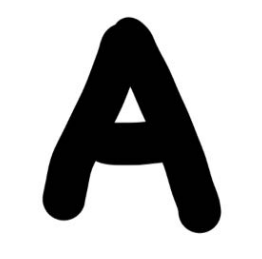
#> input picture 我的手写字母/A.png, 262 x 259 px; its folder holds only this picture in this run
$ jupyter execute --allow-errors '图片转矩阵.ipynb'
#> lines starting #> are read from the running program, lines starting #| are printed output that depends on the picture
[cell 1]
import pandas as pd
import numpy as np
from PIL import Image,ImageFilter
from matplotlib import pyplot as plt
from itertools import combinations
import os

[cell 2]
def image_to_matrix(image_path):
#> called with image_path = '我的手写字母/A.png'
    img = Image.open(image_path)
#> img is the input picture: PIL image 262x259 RGBA; mean R, G, B, A 185.4, 185.4, 185.4, 255
    img = img.convert('L')
#> img: PIL image 262x259 L
    img_matrix = np.array(img)
    img_matrix = np.delete(img_matrix, np.where(np.all(img_matrix == 255, axis=1)), axis=0)
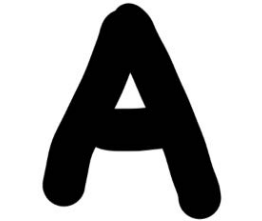
#> img_matrix: shape (221, 262); min 0, max 255, mean 173.4
    img_matrix = np.delete(img_matrix, np.where(np.all(img_matrix == 255, axis=0)), axis=1)
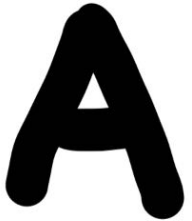
#> img_matrix: shape (221, 192); min 0, max 255, mean 143.7
    img_matrix = Image.fromarray(img_matrix)
    img_matrix = img_matrix.resize((28,28))
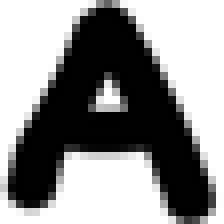
#> img_matrix: PIL image 28x28 L (shown 8 times larger); min 0, max 255, mean 143.6
    img_matrix = np.array(img_matrix).reshape(1,-1)
    return img_matrix[0]

[cell 3]
path = ["我的手写字母/"+i for i in os.listdir("我的手写字母")]
path

[cell 4]
data_ = [image_to_matrix(i) for i in path]
#> data_ = 1 item

[cell 5]
d = pd.DataFrame(data_)
#> d = table of 1 rows and 784 columns
#将d中为负数的值加256
d[d<0] = d[d<0] + 256

[cell 6]
d
#> Out = table of 1 rows and 784 columns

$ run again, on 我的手写字母/E.png
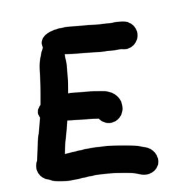
#> input picture 我的手写字母/E.png, 185 x 191 px
#> in image_to_matrix, img is the input picture: PIL image 185x191 RGBA; mean R, G, B, A 183.8, 183.8, 183.8, 255
#> img: PIL image 185x191 L
#> in image_to_matrix, `img_matrix = np.delete(img_matrix, np.where(np.all(img_matrix == 255, ..`:
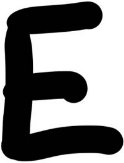
#> img_matrix: shape (163, 124); min 0, max 255, mean 130.4
#> in image_to_matrix, `img_matrix = img_matrix.resize((28,28))`:
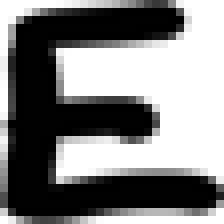
#> img_matrix: PIL image 28x28 L (shown 8 times larger); min 0, max 255, mean 130
#> data_ = 1 item
#> d = table of 1 rows and 784 columns

$ run again, on 我的手写字母/F.png
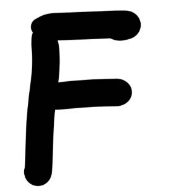
#> input picture 我的手写字母/F.png, 170 x 191 px
#> in image_to_matrix, img is the input picture: PIL image 170x191 RGBA; mean R, G, B, A 186, 186, 186, 255
#> img: PIL image 170x191 L
#> in image_to_matrix, `img_matrix = np.delete(img_matrix, np.where(np.all(img_matrix == 255, ..`:
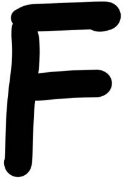
#> img_matrix: shape (179, 124); min 0, max 255, mean 154.1
#> in image_to_matrix, `img_matrix = img_matrix.resize((28,28))`:
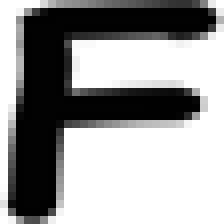
#> img_matrix: PIL image 28x28 L (shown 8 times larger); min 0, max 255, mean 153.7
#> data_ = 1 item
#> d = table of 1 rows and 784 columns

$ run again, on 我的手写字母/G.png
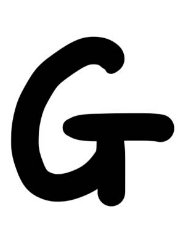
#> input picture 我的手写字母/G.png, 188 x 228 px
#> in image_to_matrix, img is the input picture: PIL image 188x228 RGBA; mean R, G, B, A 184.9, 184.9, 184.9, 255
#> img: PIL image 188x228 L
#> in image_to_matrix, `img_matrix = np.delete(img_matrix, np.where(np.all(img_matrix == 255, ..`:
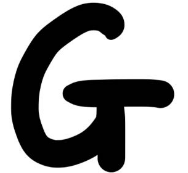
#> img_matrix: shape (173, 188); min 0, max 255, mean 162.7
#> in image_to_matrix, `img_matrix = img_matrix.resize((28,28))`:
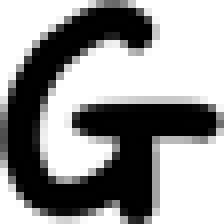
#> img_matrix: PIL image 28x28 L (shown 8 times larger); min 0, max 255, mean 151.2
#> data_ = 1 item
#> d = table of 1 rows and 784 columns

$ run again, on 我的手写字母/B.png
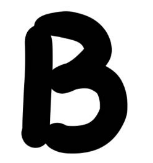
#> input picture 我的手写字母/B.png, 153 x 163 px
#> in image_to_matrix, img is the input picture: PIL image 153x163 RGBA; mean R, G, B, A 153.9, 153.9, 153.9, 255
#> img: PIL image 153x163 L
#> in image_to_matrix, `img_matrix = np.delete(img_matrix, np.where(np.all(img_matrix == 255, ..`:
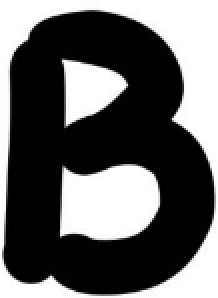
#> img_matrix: shape (149, 109) (shown 2 times larger); min 0, max 255, mean 99.7
#> in image_to_matrix, `img_matrix = img_matrix.resize((28,28))`:
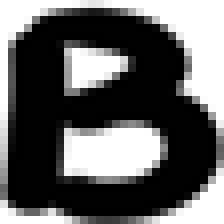
#> img_matrix: PIL image 28x28 L (shown 8 times larger); min 0, max 255, mean 99.4
#> data_ = 1 item
#> d = table of 1 rows and 784 columns
